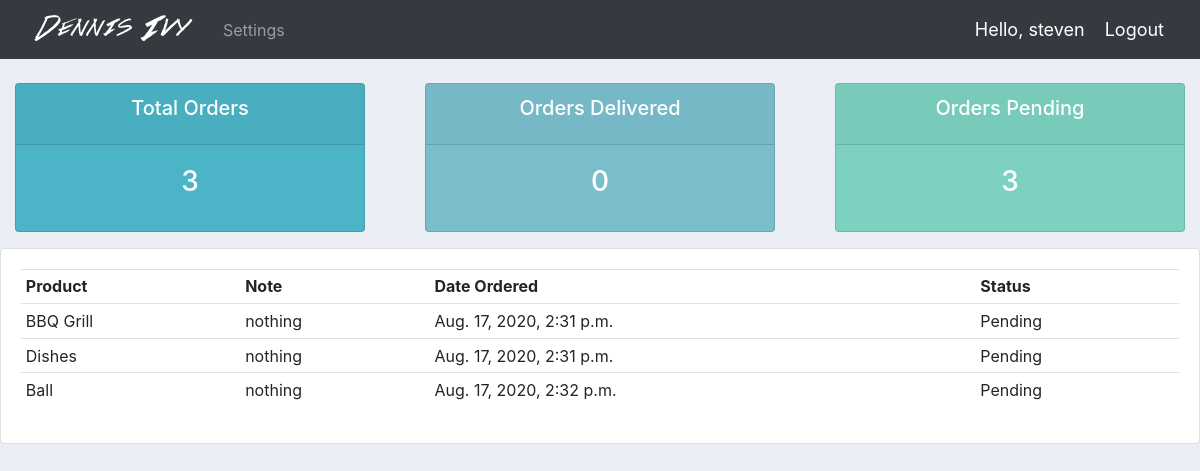
The page /user/ (signed in) on the database its author committed.
### accounts/models.py (models this page shows)
class Order(models.Model):
	STATUS = (
			('Pending', 'Pending'),
			('Out for delivery', 'Out for delivery'),
			('Delivered', 'Delivered'),
			)
	customer = models.ForeignKey(Customer, null=True, on_delete= models.SET_NULL)
	product = models.ForeignKey(Product, null=True, on_delete= models.SET_NULL)
	date_created = models.DateTimeField(auto_now_add=True, null=True)
	status = models.CharField(max_length=200, null=True, choices=STATUS)
	note = models.CharField(max_length=1000, null=True)
	def __str__(self):
		return self.product.name

class Product(models.Model):
	CATEGORY = (
			('Indoor', 'Indoor'),
			('Out Door', 'Out Door'),
			)
	name = models.CharField(max_length=200, null=True)
	price = models.FloatField(null=True)
	category = models.CharField(max_length=200, null=True, choices=CATEGORY)
	description = models.CharField(max_length=200, null=True, blank=True)
	date_created = models.DateTimeField(auto_now_add=True, null=True)
	tags = models.ManyToManyField(Tag)
	def __str__(self):
		return self.name

### accounts/decorators.py (the view)
		def wrapper_func(request, *args, **kwargs):
			group = None
			if request.user.groups.exists():
				group = request.user.groups.all()[0].name
			if group in allowed_roles:
				return view_func(request, *args, **kwargs)
			else:
				return HttpResponse('You are not authorized to view this page')

### accounts/views.py (called while the page is built)
@login_required(login_url='login')
@allowed_users(allowed_roles=['customer'])
def userPage(request):
	orders = request.user.customer.order_set.all()
	total_orders = orders.count()
	delivered = orders.filter(status='Delivered').count()
	pending = orders.filter(status='Pending').count()
	print('ORDERS:', orders)
	context = {'orders':orders, 'total_orders':total_orders,
	'delivered':delivered,'pending':pending}
	return render(request, 'accounts/user.html', context)

### accounts/templates/accounts/user.html
{% extends 'accounts/main.html' %}
{% block content %}
{% include 'accounts/status.html' %}
<div class="row">
	<div class="col-md">
		<div class="card card-body">
			<table class="table table-sm">
				<tr>
					<th>Product</th>
					<th>Note</th>
					<th>Date Ordered</th>
					<th>Status</th>
				</tr>
				{% for order in orders %}
				<tr>
					<td>{{ order.product }}</td>
					<td>{{ order.note }}</td>
					<td>{{ order.date_created }}</td>
					<td>{{ order.status }}</td>
				</tr>
				{% endfor %}
			</table>
		</div>
	</div>
</div>
{% endblock %}

### accounts/templates/accounts/navbar.html (shortened to what this page needs)
{% load static %}
<nav class="navbar navbar-expand-lg navbar-dark bg-dark">
	<img src="{% static 'images/logo.png' %}">
	<div class="collapse navbar-collapse" id="navbarNav">
		<ul class="navbar-nav">
			{% if request.user.is_staff %}
			<li class="nav-item active">
				<a class="nav-link" href="{% url 'home' %}">Dashboard</a>
			</li>
			<li class="nav-item">
				<a class="nav-link" href="{% url 'products' %}">Products</a>
			</li>
			{% else %}
			<li class="nav-item">
				<a class="nav-link" href="{% url 'account' %}">Settings</a>
			</li>
			{% endif %}
		</ul>
	</div>
	<span class="hello-msg">Hello, {{request.user}}</span>
	<span><a class="hello-msg" href="{% url 'logout' %}">Logout</a></span>
</nav>

### static/css/main.css (style rules this page uses)
body { background-color: #ebeff5; }

### accounts/templates/accounts/navbar.html (style rules this page uses)
.hello-msg { font-size: 18px; color: #fff; margin-right: 20px; }

### rows shown on the page
Order: product "BBQ Grill", note "nothing", date_created "Aug. 17, 2020, 2:31 p.m.", status "Pending"
Order: product "Dishes", note "nothing", date_created "Aug. 17, 2020, 2:31 p.m.", status "Pending"
Order: product "Ball", note "nothing", date_created "Aug. 17, 2020, 2:32 p.m.", status "Pending"

### other values the page prints
{{ request.user }} "steven"
{{ total_orders }} "3"
{{ delivered }} "0"
{{ pending }} "3"
